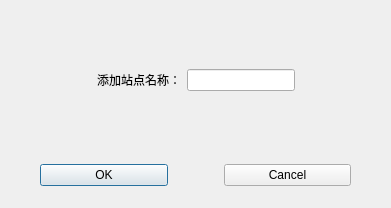
<?xml version="1.0" encoding="UTF-8"?>
<ui version="4.0">
 <class>newStation</class>
 <widget class="QDialog" name="newStation">
  <property name="geometry">
   <rect>
    <x>0</x>
    <y>0</y>
    <width>391</width>
    <height>208</height>
   </rect>
  </property>
  <property name="minimumSize">
   <size>
    <width>391</width>
    <height>208</height>
   </size>
  </property>
  <property name="maximumSize">
   <size>
    <width>391</width>
    <height>208</height>
   </size>
  </property>
  <property name="windowTitle">
   <string>Dialog</string>
  </property>
  <widget class="QWidget" name="layoutWidget">
   <property name="geometry">
    <rect>
     <x>0</x>
     <y>150</y>
     <width>391</width>
     <height>51</height>
    </rect>
   </property>
   <layout class="QHBoxLayout">
    <property name="spacing">
     <number>6</number>
    </property>
    <property name="leftMargin">
     <number>0</number>
    </property>
    <property name="topMargin">
     <number>0</number>
    </property>
    <property name="rightMargin">
     <number>0</number>
    </property>
    <property name="bottomMargin">
     <number>0</number>
    </property>
    <item>
     <spacer name="horizontalSpacer">
      <property name="orientation">
       <enum>Qt::Horizontal</enum>
      </property>
      <property name="sizeType">
       <enum>QSizePolicy::Preferred</enum>
      </property>
      <property name="sizeHint" stdset="0">
       <size>
        <width>40</width>
        <height>20</height>
       </size>
      </property>
     </spacer>
    </item>
    <item>
     <widget class="QPushButton" name="okButton">
      <property name="text">
       <string>OK</string>
      </property>
     </widget>
    </item>
    <item>
     <spacer>
      <property name="orientation">
       <enum>Qt::Horizontal</enum>
      </property>
      <property name="sizeType">
       <enum>QSizePolicy::Fixed</enum>
      </property>
      <property name="sizeHint" stdset="0">
       <size>
        <width>50</width>
        <height>31</height>
       </size>
      </property>
     </spacer>
    </item>
    <item>
     <widget class="QPushButton" name="cancelButton">
      <property name="text">
       <string>Cancel</string>
      </property>
     </widget>
    </item>
    <item>
     <spacer name="horizontalSpacer_2">
      <property name="orientation">
       <enum>Qt::Horizontal</enum>
      </property>
      <property name="sizeType">
       <enum>QSizePolicy::Preferred</enum>
      </property>
      <property name="sizeHint" stdset="0">
       <size>
        <width>40</width>
        <height>20</height>
       </size>
      </property>
     </spacer>
    </item>
   </layout>
  </widget>
  <widget class="QWidget" name="horizontalLayoutWidget">
   <property name="geometry">
    <rect>
     <x>0</x>
     <y>40</y>
     <width>391</width>
     <height>80</height>
    </rect>
   </property>
   <layout class="QHBoxLayout" name="horizontalLayout">
    <item>
     <spacer name="horizontalSpacer_4">
      <property name="orientation">
       <enum>Qt::Horizontal</enum>
      </property>
      <property name="sizeHint" stdset="0">
       <size>
        <width>40</width>
        <height>20</height>
       </size>
      </property>
     </spacer>
    </item>
    <item>
     <widget class="QLabel" name="label">
      <property name="text">
       <string>添加站点名称：</string>
      </property>
     </widget>
    </item>
    <item>
     <widget class="QLineEdit" name="lineEdit"/>
    </item>
    <item>
     <spacer name="horizontalSpacer_3">
      <property name="orientation">
       <enum>Qt::Horizontal</enum>
      </property>
      <property name="sizeHint" stdset="0">
       <size>
        <width>40</width>
        <height>20</height>
       </size>
      </property>
     </spacer>
    </item>
   </layout>
  </widget>
 </widget>
 <resources/>
 <connections>
  <connection>
   <sender>okButton</sender>
   <signal>clicked()</signal>
   <receiver>newStation</receiver>
   <slot>accept()</slot>
   <hints>
    <hint type="sourcelabel">
     <x>278</x>
     <y>253</y>
    </hint>
    <hint type="destinationlabel">
     <x>96</x>
     <y>254</y>
    </hint>
   </hints>
  </connection>
  <connection>
   <sender>cancelButton</sender>
   <signal>clicked()</signal>
   <receiver>newStation</receiver>
   <slot>reject()</slot>
   <hints>
    <hint type="sourcelabel">
     <x>369</x>
     <y>253</y>
    </hint>
    <hint type="destinationlabel">
     <x>179</x>
     <y>282</y>
    </hint>
   </hints>
  </connection>
 </connections>
</ui>
